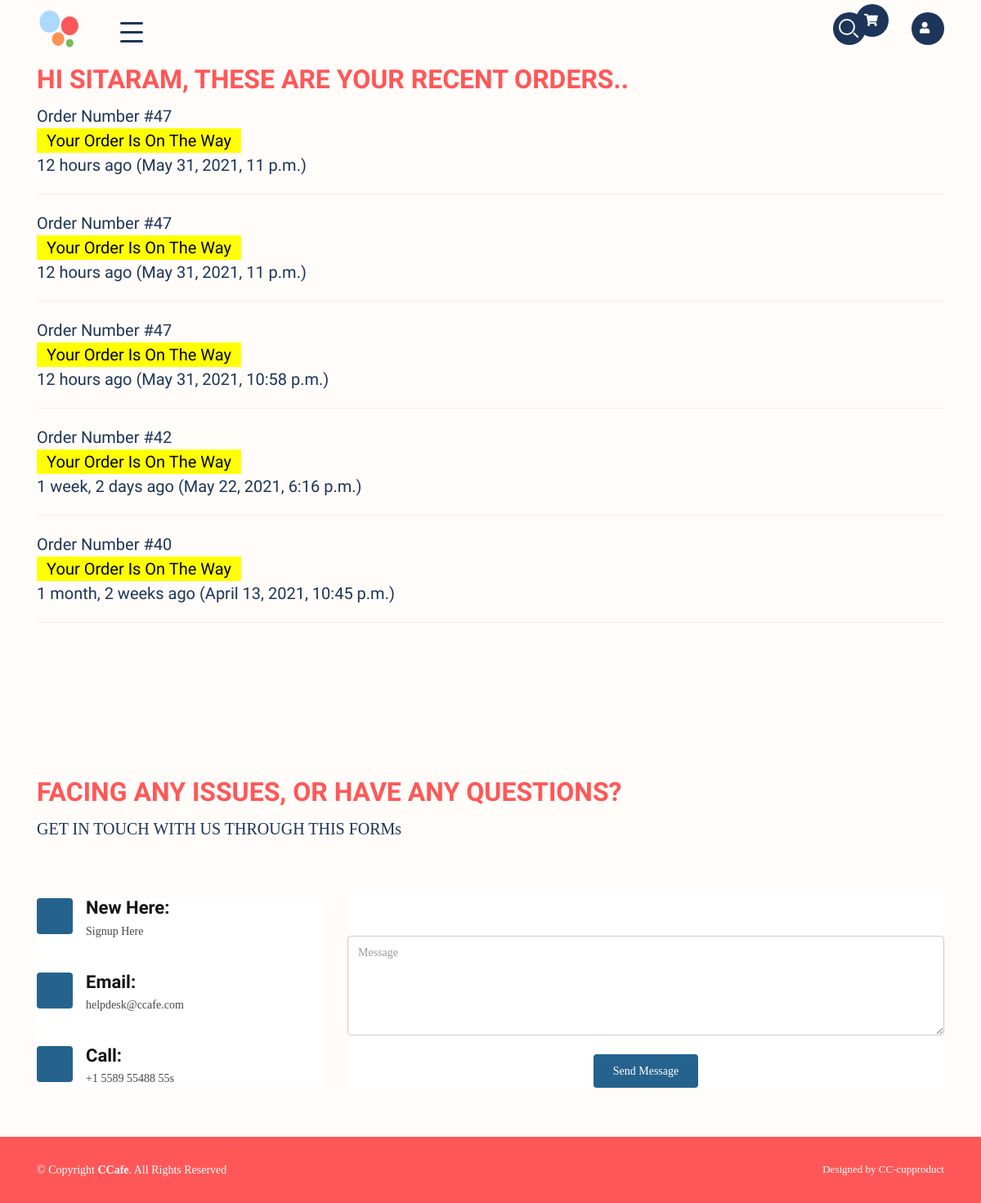
Screenshot of /myOrders/ (signed in) with the database file from the repository.
### cc/models.py (models this page shows, shortened)
class ConfirmedOrders(models.Model):
	customer = models.ForeignKey(User, on_delete=models.SET_NULL, blank=True, null=True)
	order = models.ForeignKey(Order, on_delete=models.SET_NULL, blank=True, null=True)
	timestamp = models.DateTimeField(auto_now_add=True)
	Order_Delivered = models.BooleanField(default=False, blank=True, null=True)

class Order(models.Model):
	customer = models.ForeignKey(User, on_delete=models.SET_NULL, blank=True, null=True)
	complete = models.BooleanField(default=False, null=True, blank=True)
	trasaction_id = models.CharField(max_length=200, null=True)
	date_ordered = models.DateTimeField(auto_now_add=True, blank=True, null=True)

### cc/views.py (the view)
# urls.py: path('myOrders/', views.MyOrdersView, name='myorders'),
@login_required
def MyOrdersView(request):
	my_completed_orders = ConfirmedOrders.objects.all().filter(customer=request.user).order_by('-timestamp')
	context = {'my_completed_orders':my_completed_orders}
	return render(request, 'basic/my_orders.html', context)

### cc/templates/basic/my_orders.html (shortened to what this page needs)
<!DOCTYPE html>
{% load static %}
{% load humanize %}
<html lang="en">
<head>
  <link rel="stylesheet" href="https://maxcdn.bootstrapcdn.com/font-awesome/4.4.0/css/font-awesome.min.css">
  <link href="{% static 'restauranthomeassets/vendor/bootstrap/css/bootstrap.min.css' %}" rel="stylesheet">
  <link href="{% static 'restauranthomeassets/vendor/icofont/icofont.min.css' %}" rel="stylesheet">
  <link href="{% static 'restauranthomeassets/vendor/boxicons/css/boxicons.min.css' %}" rel="stylesheet">
  <link href="{% static 'restauranthomeassets/vendor/remixicon/remixicon.css' %}" rel="stylesheet">
  <link href="{% static 'restauranthomeassets/vendor/venobox/venobox.css' %}" rel="stylesheet">
  <link href="{% static 'restauranthomeassets/vendor/owl.carousel/assets/owl.carousel.min.css' %}" rel="stylesheet">
  <link href="{% static 'restauranthomeassets/vendor/aos/aos.css' %}" rel="stylesheet">
  <link href='https://use.fontawesome.com/releases/v5.8.1/css/all.css' rel='stylesheet'>
  <link href="{% static 'restauranthomeassets/vendor/animate.css/animate.min.css' %}" rel="stylesheet">
  <link href="{% static 'restauranthomeassets/vendor/aos/aos.css' %}" rel="stylesheet">
  <link href="{% static 'restauranthomeassets/vendor/bootstrap/css/bootstrap.min.css' %}" rel="stylesheet">
  <link href="{% static 'restauranthomeassets/vendor/bootstrap-icons/bootstrap-icons.css' %}" rel="stylesheet">
  <link href="{% static 'restauranthomeassets/vendor/boxicons/css/boxicons.min.css' %}" rel="stylesheet">
  <link href="{% static 'restauranthomeassets/vendor/glightbox/css/glightbox.min.css' %}" rel="stylesheet">
  <link href="{% static 'restauranthomeassets/vendor/swiper/swiper-bundle.min.css' %}" rel="stylesheet">
  <link rel="stylesheet" type="text/css" href="https://maxcdn.bootstrapcdn.com/bootstrap/3.3.5/css/bootstrap.min.css">
  <link href="{% static 'restauranthomeassets/css/style.css' %}" rel="stylesheet">
</head>
<body>
    <header id="header" class="fixed-top ">
      <div class="container d-flex align-items-center">
        <a href="index.html" class="logo mr-auto"><img src="{% static 'restauranthomeassets/img/cclogo.png' %}" alt="" class="img-fluid"></a>
        <a href="#" class=" mr-auto burger " style="left:-36%;" onclick="openNav()">
          <span></span></a>
            <nav class="nav-menu d-none d-lg-block">
              <ul>
                <li>
                  <div class="search"></div>
                </li>
                <a href="{% url 'cc:CartView' %}">
                <li>
  <i class="fa fa-shopping-cart circle-icon" style="color:white"></i>
                </li>    </a>
                <li><i class="fa fa-user circle-icon" style="color:white"></i></li>
              </ul>
            </nav>
      </div>
    </header>
<main id="main">
    <section id="cupproduct" class="cupproduct ">
      <div class="container products" data-aos="fade-up">
        <div class="section-title">
          <h2>Hi {{user.username}}, These Are Your Recent Orders..</h2>
	{% for myorder in my_completed_orders %}
	<a href="{% url 'cc:orderdetail' id=myorder.order.id user=user %}"><p>Order  Number #{{myorder.order.id}}</p>
	{% if myorder.Order_Delivered %}
<div style="background:green; width: 100px;">
		<center><p style=" color: white">Delivered</p>
</center>
</div>
	{% else %}
<div style="background:yellow; width: 250px;">
		<center><p style=" color: black;">Your Order Is On The Way</p>
</center>
</div>
	{% endif %}
	<p>{{myorder.timestamp | naturaltime }} ({{myorder.timestamp}}) </p>
	<hr>
	{% endfor %}
	</a>
        </div>
    </section>
    <section id="contact" class="contact">
      <div class="container" data-aos="fade-up">
        <div class="section-title">
          <h2>FACING ANY ISSUES, OR HAVE ANY QUESTIONS?</h2>
          <p>GET IN TOUCH WITH US THROUGH THIS FORMs</p>
        </div>
        <div class="row mt-5">
          <div class="col-lg-4">
            <div class="info">
              <div class="signup">
                <i class="bi bi-geo-alt"></i>
                <h4>New Here:</h4>
                <p>Signup Here</p>
              </div>
              <div class="email">
                <i class="bi bi-envelope"></i>
                <h4>Email:</h4>
                <p>helpdesk@ccafe.com</p>
              </div>
              <div class="phone">
                <i class="bi bi-phone"></i>
                <h4>Call:</h4>
                <p>+1 5589 55488 55s</p>
              </div>
            </div>
          </div>
          <div class="col-lg-8 mt-5 mt-lg-0">
            <form action="forms/contact.php" method="post" role="form" class="php-email-form">
              <div class="row">
                <div class="col-md-6 form-group">
                </div>
                <div class="col-md-6 form-group mt-3 mt-md-0">
                </div>
              </div>
              <div class="form-group mt-3">
              </div>
              <div class="form-group mt-3">
                <textarea class="form-control" name="message" rows="5" placeholder="Message" required></textarea>
              </div>
              <div class="text-center"><button type="submit">Send Message</button></div>
            </form>
          </div>
        </div>
      </div>
    </section>
  </main>
  <footer id="footer">
    <div class="container footer-bottom clearfix">
      <div class="copyright">
        &copy; Copyright <strong><span>CCafe</span></strong>. All Rights Reserved
      </div>
      <div class="credits">
        Designed by CC-cupproduct</a>
      </div>
    </div>
  </footer>
</body>
</html>

### cc/static/restauranthomeassets/css/style.css (style rules this page uses)
body { font-family: 'Roboto Codensed'; line-height: 1.5; color: #444444; }
a { color: #D8ECFD; font-family: 'Advent Pro'; }
h1, h2, h3, h4, h5, h6 { font-family: 'Advent Pro'; font-weight: bold; }
#header { transition: all 0.5s; z-index: 997; padding: 5px 0; padding-bottom:0px; }
#header .logo { font-size: 30px; margin: 0; padding: 0; line-height: 1; font-weight: 500; letter-spacing: 2px; text-transform: uppercase; }
#header .logo img { max-height: 50px; min-height: 50px; padding-right: 8%; }
.burger { width: 28px; height: 25px; cursor: pointer; position: relative; }
.burger:before, .burger span, .burger:after { width: 100%; height: 3px; display: block; background: #1D3558; border-radius: 2px; position: absolute; opacity: 1; }
.burger:before, .burger:after { transition: top 0.35s cubic-bezier(0.23, 1, 0.32, 1), transform 0.35s cubic-bezier(0.23, 1, 0.32, 1), opacity 0.35s cubic-bezier(0.23, 1, 0.32, 1), background-color 1.15s cubic-bezier(0.86, 0, 0.07, 1); -webkit-transition: top 0.35s cubic-bezier(0.23, 1, 0.32, 1), -webkit-transform 0.35s cubic-bezier(0.23, 1, 0.32, 1), opacity 0.35s cubic-bezier(0.23, 1, 0.32, 1), background-color 1.15s cubic-bezier(0.86, 0, 0.07, 1); content: ""; }
.burger:before { top: 4px; }
.burger span { top: 15px; }
.burger:after { top: 26px; }
.search { position: absolute; margin: auto; top: 0; right: 0; bottom: 0; left: 0; width: 40px; height: 40px; background: #1D3558; border-radius: 50%; transition: all 1s; z-index: 4; }
.search::before { content: ""; position: absolute; margin: auto; top: 16px; right: 0; bottom: 0; left: 16px; width: 8px; height: 2px; background: white; transform: rotate(45deg); transition: all 0.5s; }
.search::after { content: ""; position: absolute; margin: auto; top: -5px; right: 0; bottom: 0; left: -5px; width: 20px; height: 20px; border-radius: 50%; border: 2px solid white; transition: all 0.5s; }
.nav-menu .circle-icon { position: relative; background: #1D3558; width: 40px; height: 40px; border-radius: 50%; padding-left: 10px; padding-top: 12px; }
.row:after { content: ""; display: table; clear: both; }
.nav-menu ul { margin: 0; padding: 0; list-style: none; }
.nav-menu > ul { display: flex; }
.nav-menu > ul > li { position: relative; white-space: nowrap; padding: 10px 0 10px 28px; }
.nav-menu a { display: block; position: relative; color: #1D3558; transition: 0.3s; font-size: 15px; letter-spacing: 0.5px; font-weight: 500; font-family: 'Advent Pro', sans-serif; }
section { padding: 60px 0; overflow: hidden; background-color: #FFFCF9 ; }
.section-title { padding-bottom: 30px; }
.section-title h2 { font-size: 32px; font-weight: bold; text-transform: uppercase; margin-bottom: 10px; padding-bottom: 2px; position: relative; color: #FF5757; }
.section-title p { margin-bottom: 0; color: #1D3558; font-size: 20px; }
.products .mini-menu .sub > a.active, { padding-left: 1.3em; content: "1"; float: right; margin-right:6px; }
.contact .info { width: 100%; background: #fff; }
.contact .info i { font-size: 20px; background: #25638E; color: white; float: left; width: 44px; height: 44px; display: flex; justify-content: center; align-items: center; border-radius: 4px; transition: all 0.3s ease-in-out; }
.contact .info h4 { padding: 0 0 0 60px; font-size: 22px; font-weight: 600; margin-bottom: 5px; color: #151515; }
.contact .info p { padding: 0 0 0 60px; margin-bottom: 0; font-size: 14px; color: #484848; }
.contact .info .email, .contact .info .phone { margin-top: 40px; }
.contact .php-email-form { width: 100%; background: #fff; }
.contact .php-email-form .form-group { padding-bottom: 8px; }
.contact .php-email-form input, .contact .php-email-form textarea { border-radius: 0; box-shadow: none; font-size: 14px; border-radius: 4px; }
.contact .php-email-form textarea { padding: 10px 12px; }
.contact .php-email-form button[type="submit"] { background: #25638E; border: 0; padding: 10px 24px; color: white; transition: 0.4s; border-radius: 4px; }
#footer { font-size: 14px; background: #FF5757; }
#footer .footer-bottom { padding-top: 30px; padding-bottom: 30px; color: #fff; }
#footer .copyright { float: left; }
#footer .credits { float: right; font-size: 13px; }

### rows the page displays
ConfirmedOrders: order.id "47", Order_Delivered "Your Order Is On The Way", timestamp "12 hours ago", timestamp "May 31, 2021, 11 p.m."
ConfirmedOrders: order.id "47", Order_Delivered "Your Order Is On The Way", timestamp "12 hours ago", timestamp "May 31, 2021, 11 p.m."
ConfirmedOrders: order.id "47", Order_Delivered "Your Order Is On The Way", timestamp "12 hours ago", timestamp "May 31, 2021, 10:58 p.m."
ConfirmedOrders: order.id "42", Order_Delivered "Your Order Is On The Way", timestamp "1 week, 2 days ago", timestamp "May 22, 2021, 6:16 p.m."
ConfirmedOrders: order.id "40", Order_Delivered "Your Order Is On The Way", timestamp "1 month, 2 weeks ago", timestamp "April 13, 2021, 10:45 p.m."

### other values shown
{{ user.username }} "SITARAM"
